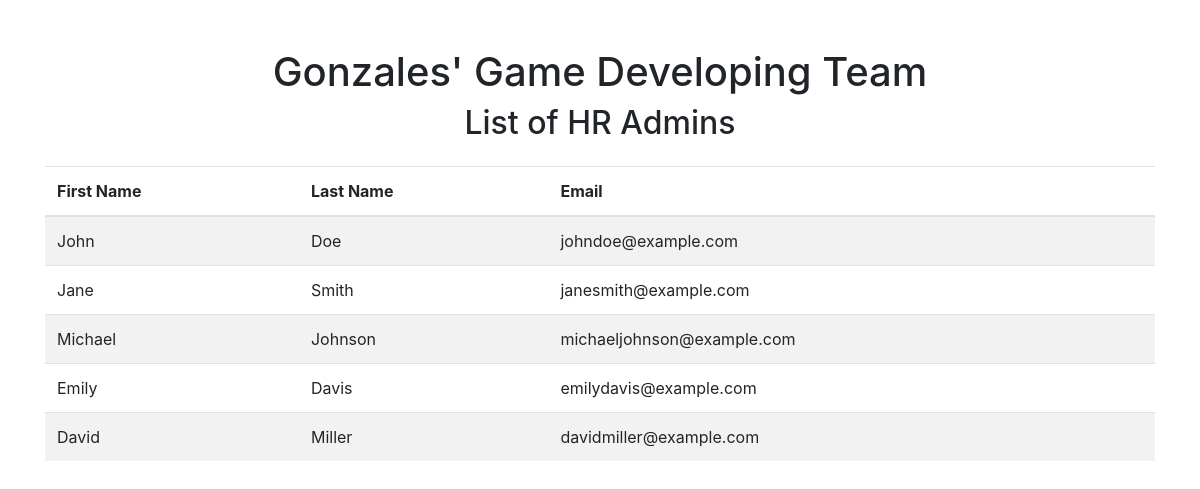
/admin.php (signed in), run on the app's committed database.
### tables this page shows
create table Employee (
	id INT AUTO_INCREMENT PRIMARY KEY,
	hr_first_name VARCHAR(255),
	hr_last_name VARCHAR(255),
	hr_email VARCHAR(255),
	password TEXT
);

### core/models.php (called while the page is built, shortened)
<?php
function getAllEmployees($pdo) {
    $sql = "SELECT * FROM Employee";
    $stmt = $pdo->prepare($sql);
    $stmt->execute();
    return $stmt->fetchAll(PDO::FETCH_ASSOC);
}
?>

### admin.php (the view, shortened to what this page needs)
<?php
require_once 'core/dbConfig.php';
require_once 'core/models.php';
?>
<!DOCTYPE html>
<html lang="en">
<head>
    <link rel="stylesheet" href="https://stackpath.bootstrapcdn.com/bootstrap/4.5.2/css/bootstrap.min.css">
</head>
<body>
    <div class="container mt-5">
        <div class="text-center mb-4">
            <h1>Gonzales' Game Developing Team</h1>
            <h2>List of HR Admins</h2>
        </div>
        <table class="table table-striped">
            <thead>
                <tr>
                    <th>First Name</th>
                    <th>Last Name</th>
                    <th>Email</th>
                </tr>
            </thead>
            <tbody>
                <?php
                $getAdmins = getAllEmployees($pdo);
                foreach ($getAdmins as $row) {
                    echo "<tr>";
                    echo "<td>" . htmlspecialchars($row['hr_first_name']) . "</td>";
                    echo "<td>" . htmlspecialchars($row['hr_last_name']) . "</td>";
                    echo "<td>" . htmlspecialchars($row['hr_email']) . "</td>";
                    echo "</tr>";
                }
                ?>
            </tbody>
        </table>
    </div>
</body>
</html>

### data on the page
employee: hr_first_name "John", hr_last_name "Doe", hr_email "johndoe@example.com"
employee: hr_first_name "Jane", hr_last_name "Smith", hr_email "janesmith@example.com"
employee: hr_first_name "Michael", hr_last_name "Johnson", hr_email "michaeljohnson@example.com"
employee: hr_first_name "Emily", hr_last_name "Davis", hr_email "emilydavis@example.com"
employee: hr_first_name "David", hr_last_name "Miller", hr_email "davidmiller@example.com"
